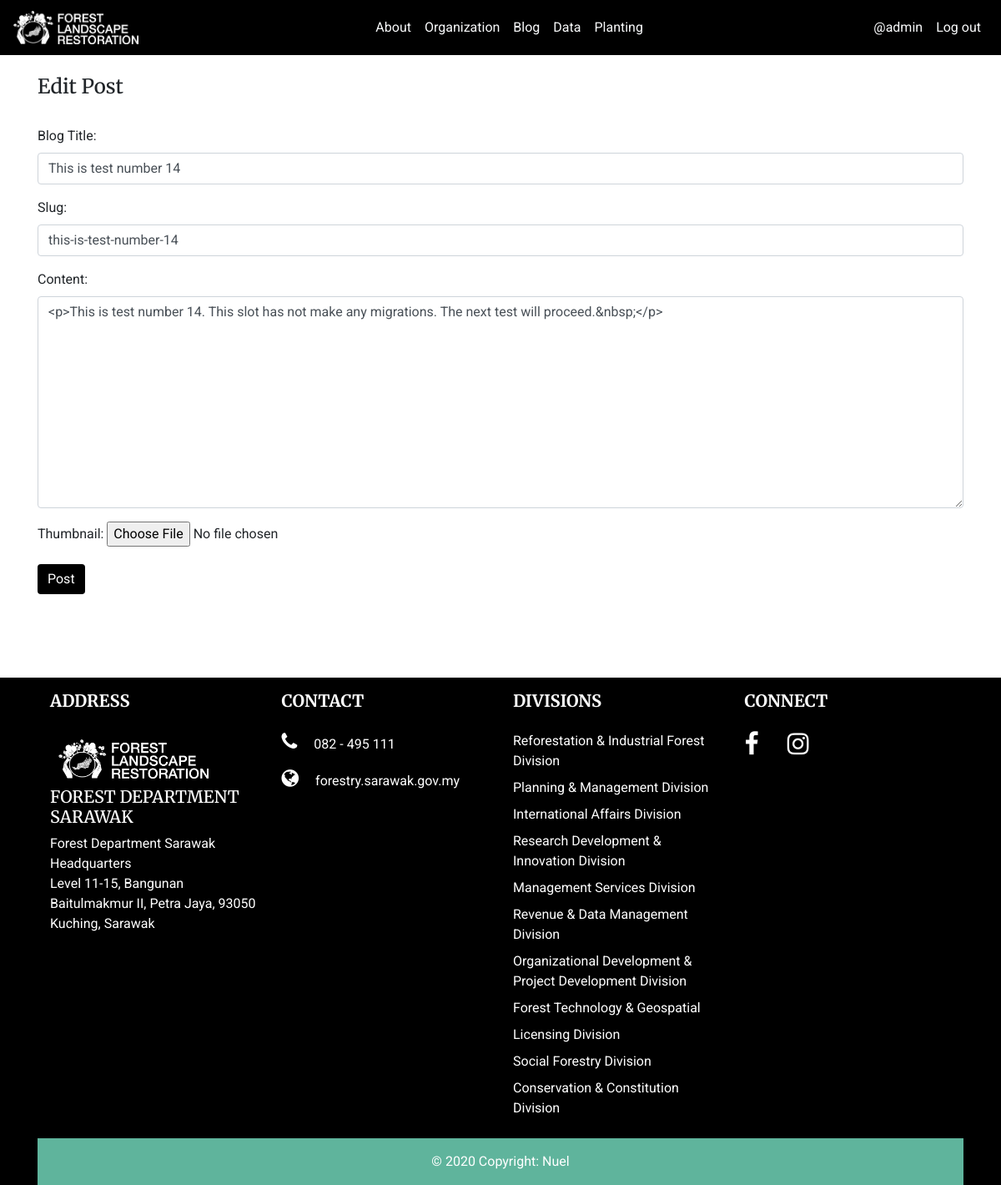
The app's page /blog/blog_post/update/20 (signed in) with its own data.
### blog/models.py (models this page shows, shortened)
class Post(models.Model):
	author = models.ForeignKey(User, on_delete=models.CASCADE)
	title = models.CharField('Blog Title', max_length=200)
	slug = models.SlugField(max_length=200, null=True, blank=True)
	date_created = models.DateTimeField(auto_now_add=True)
	content = RichTextUploadingField(blank=True)
	date_updated = models.DateTimeField(auto_now=True)
	thumbnail_img = models.ImageField('Thumbnail', null=True, blank=True, upload_to='thumbnail/')

### blog/views.py (the view)
# urls.py: path('blog_post/update/<int:pk>', UpdatePostView.as_view(), name='update_post'),
class UpdatePostView(UpdateView):
	model = Post
	form_class = UpdatePostForm
	template_name = 'blog/update_post.html'

### blog/forms.py
class UpdatePostForm(forms.ModelForm):
	class Meta:
		model = Post
		fields = ('title', 'author', 'slug', 'content','thumbnail_img')
		widgets = {
			'title':forms.TextInput(attrs={'class':'form-control', 'placeholder':'Blog title'}),
			'author': forms.TextInput(attrs={'class':'form-control', 'value':'', 'id':'writer', 'type':'hidden'}),
			'slug':forms.TextInput(attrs={'class':'form-control', 'placeholder':'Slug is automatically generated. It\'s OK to leave it empty'}),
			'content':forms.Textarea(attrs={'class':'form-control', 'placeholder':'Blog content'}),
			'thumbnail_img':forms.FileInput()
		}

### blog/templates/blog/update_post.html (shortened to what this page needs)
{% extends 'base.html' %}
{% block content %}
{% if user.is_authenticated %}
	{% if user.id == post.author.id %}
		<div class="container">
			<br>
			<h4>Edit Post</h4>
			<br>
			<div class="form-group">
				<form method="POST" enctype="multipart/form-data">
					{{ form.as_p }}
					<button class="btn btn-info">Post</button>
				</form>
			</div>
		</div>
	{% else %}
		<h4 class="h-100 m-4">You are not supposed to be here. Balit nun 0__0</h4>
	{% endif %}
{% else %}
<h4 class="h-100 m-4">You are not supposed to be here. Balit nun 0__0</h4>
{% endif %}
{% endblock %}

### flr/templates/base.html (shortened to what this page needs)
{% load static %}
<!DOCTYPE html>
<html lang="en">
<head>
	<link rel="stylesheet" href="https://stackpath.bootstrapcdn.com/bootstrap/4.5.2/css/bootstrap.min.css">
	<link rel="stylesheet" href="https://cdnjs.cloudflare.com/ajax/libs/font-awesome/4.7.0/css/font-awesome.min.css">
	<link rel="stylesheet" type="text/css" href="{% static 'css/main.css' %}">
</head>
<body>
	<nav class="navbar navbar-expand-lg navbar-dark navbar-custom">
		<a class="navbar-brand" id="navbar-name" href="{% url 'home' %}"><img id="navbar-logo" src="{% static 'img/flr_logo_white.png' %}"></a>
		<div class="collapse navbar-collapse" id="navbarNav">
			<ul class="navbar-nav ml-auto">
				<li class="nav-item">
					<a class="nav-link text-light" href="{% url 'about' %}">About</a>
				</li>
				<li class="nav-item">
					<a class="nav-link text-light" href="{% url 'organization' %}">Organization</a>
				</li>
				<li class="nav-item">
					<a class="nav-link text-light" href="{% url 'blog' %}">Blog</a>
				</li>
				<li class="nav-item">
					<a class="nav-link text-light" href="{% url 'data' %}">Data</a>
				</li>
				<li class="nav-item">
					<a class="nav-link text-light" href="{% url 'planting_index' %}">Planting</a>
				</li>
			</ul>
			<ul class="navbar-nav ml-auto">
				{% if user.is_authenticated %}
					<li class="nav-item">
						<p class="nav-link text-light m-0" style="color: #fff">@{{ user.username }}</p>
					</li>
					<li class="nav-item">
						<a class="nav-link text-light" href="{% url 'logout' %}">Log out</a>
					</li>
				{% endif %}
			</ul>
		</div>
	</nav>
	{% block content %}{% endblock %}
	<footer class="page-footer font-small">
		<div class="container">
	  	<div class="container text-center text-md-left">
	    <div class="row">
	      <div class="col-md-3 mx-auto">
	        <h5 class="font-weight-bold text-uppercase mt-3 mb-4">ADDRESS</h5>
	        <ul class="list-unstyled">
	          <img src="{% static 'img/flr_logo_white.png' %}" width="200">
	          <br>
	          <h5><a class="list-unstyled" href="https://forestry.sarawak.gov.my/" target="_blank">FOREST DEPARTMENT SARAWAK</a></h5>
	          <p>Forest Department Sarawak Headquarters<br>Level 11-15, Bangunan Baitulmakmur II, Petra Jaya, 93050 Kuching, Sarawak</p>
	        </ul>
	      </div>
	      <div class="col-md-3 mx-auto">
	        <h5 class="font-weight-bold text-uppercase mt-3 mb-4">Contact</h5>
	        <ul class="list-unstyled">
			<p><i class="fa fa-phone" style="font-size:24px"></i>082 - 495 111</p>
			<i class="fa fa-globe" aria-hidden="true" style="font-size:24px"></i><a class="list-unstyled" href="https://forestry.sarawak.gov.my/" target="_blank">forestry.sarawak.gov.my</a>
	        </ul>
	      </div>
	      <div class="col-md-3 mx-auto">
	        <h5 class="font-weight-bold text-uppercase mt-3 mb-4">Divisions</h5>
	        <ul class="list-unstyled">
	          <li class="pb-2">
	            <a href="https://forestry.sarawak.gov.my/modules/web/pages.php?mod=staffcontact&sub=agency&site=15&staff_name=&loc=3520#" target="_blank">Reforestation & Industrial Forest Division</a>
	          </li>
	          <li class="pb-2">
	            <a href="https://forestry.sarawak.gov.my/modules/web/pages.php?mod=staffcontact&sub=agency&site=15&staff_name=&loc=3521" target="_blank">Planning & Management Division</a>
	          </li>
	          <li class="pb-2">
	            <a href="https://forestry.sarawak.gov.my/modules/web/pages.php?mod=staffcontact&sub=agency&site=15&staff_name=&loc=3523" target="_blank">International Affairs Division</a>
	          </li>
	          <li class="pb-2">
	            <a href="https://forestry.sarawak.gov.my/modules/web/pages.php?mod=staffcontact&sub=agency&site=15&staff_name=&loc=3524" target="_blank">Research Development & Innovation Division</a>
	          </li>
	          <li class="pb-2">
	            <a href="https://forestry.sarawak.gov.my/modules/web/pages.php?mod=staffcontact&sub=agency&site=15&staff_name=&loc=3524" target="_blank">Management Services Division</a>
	          </li>
	          <li class="pb-2">
	            <a href="https://forestry.sarawak.gov.my/modules/web/pages.php?mod=staffcontact&sub=agency&site=15&staff_name=&loc=3529" target="_blank">Revenue & Data Management Division</a>
	          </li>
	          <li class="pb-2">
	            <a href="https://forestry.sarawak.gov.my/modules/web/pages.php?mod=staffcontact&sub=agency&site=15&staff_name=&loc=3525" target="_blank">Organizational Development & Project Development Division</a>
	          </li>
	          <li class="pb-2">
	            <a href="https://forestry.sarawak.gov.my/modules/web/pages.php?mod=staffcontact&sub=agency&site=15&staff_name=&loc=3539" target="_blank">Forest Technology & Geospatial</a>
	          </li>
	          <li class="pb-2">
	            <a href="https://forestry.sarawak.gov.my/modules/web/pages.php?mod=staffcontact&sub=agency&site=15&staff_name=&loc=3534" target="_blank">Licensing Division</a>
	          </li>
	          <li class="pb-2">
	            <a href="https://forestry.sarawak.gov.my/modules/web/pages.php?mod=staffcontact&sub=agency&site=15&staff_name=&loc=3535" target="_blank">Social Forestry Division</a>
	          </li>
	          <li class="pb-2">
	            <a href="https://forestry.sarawak.gov.my/modules/web/pages.php?mod=staffcontact&sub=agency&site=15&staff_name=&loc=3538" target="_blank">Conservation & Constitution Division</a>
	          </li>
	        </ul>
	      </div>
	      <div class="col-md-3 mx-auto">
	        <h5 class="font-weight-bold text-uppercase mt-3 mb-4">CONNECT</h5>
	        <ul class="list-unstyled">
	          	<a class="fa fa-facebook" href="#"></a>
				<a class="fa fa-instagram" href="#"></a>
	        </ul>
	      </div>
	    </div>
	  </div>
	  <div class="footer-copyright text-center py-3">© 2020 Copyright: Nuel</div>
	</div>
	</footer>
</body>
</html>

### flr/static/css/main.css (style rules this page uses)
body, html { font-family: 'Roboto', sans-serif; margin: 0; height: 100%; }
h1, h2, h3, h4, h5, h6 { font-family: 'Merriweather', serif; }
a { text-decoration: none; }
ul { list-style-type: none; padding-left: 0; }
.navbar-custom { background-color: #000; }
#navbar-logo { position: relative; width: 150px; }
.navbar-nav { margin-left: 20px; }
.btn-info { background-color: #000; border: none; }
.page-footer { margin-top: 100px; background-color: #000; color: #fff; }
.footer-copyright { background-color: #5fb49c; }
.list-unstyled img { padding: 10px; }
.list-unstyled a { text-decoration: none; color: #fff; }
.fa-facebook { color: white; font-size: 30px; margin-right: 30px; }
.fa-instagram { color: white; font-size: 30px; }
.fa-phone { padding: 0; margin-right: 20px; }
.fa-globe { padding: 0; margin-right: 20px; }

### records on screen
Post: title "This is test number 14", slug "this-is-test-number-14", content "<p>This is test number 14. This slot has not make any migrations. The next test will proceed.&nbsp;</p>"

### other values on screen
{{ user.username }} "admin"
